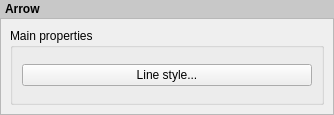
<?xml version="1.0" encoding="UTF-8"?>
<ui version="4.0">
 <class>QgsComposerPolylineWidgetBase</class>
 <widget class="QWidget" name="QgsComposerPolylineWidgetBase">
  <property name="geometry">
   <rect>
    <x>0</x>
    <y>0</y>
    <width>334</width>
    <height>115</height>
   </rect>
  </property>
  <property name="windowTitle">
   <string>Form</string>
  </property>
  <layout class="QVBoxLayout" name="verticalLayout">
   <property name="spacing">
    <number>0</number>
   </property>
   <property name="margin">
    <number>0</number>
   </property>
   <item>
    <widget class="QLabel" name="label_3">
     <property name="sizePolicy">
      <sizepolicy hsizetype="Preferred" vsizetype="Maximum">
       <horstretch>0</horstretch>
       <verstretch>0</verstretch>
      </sizepolicy>
     </property>
     <property name="styleSheet">
      <string notr="true">padding: 2px; font-weight: bold; background-color: rgb(200, 200, 200);</string>
     </property>
     <property name="text">
      <string>Arrow</string>
     </property>
    </widget>
   </item>
   <item>
    <widget class="QScrollArea" name="scrollArea">
     <property name="widgetResizable">
      <bool>true</bool>
     </property>
     <widget class="QWidget" name="scrollAreaWidgetContents">
      <property name="geometry">
       <rect>
        <x>0</x>
        <y>0</y>
        <width>330</width>
        <height>93</height>
       </rect>
      </property>
      <layout class="QVBoxLayout" name="mainLayout">
       <item>
        <widget class="QgsCollapsibleGroupBoxBasic" name="groupBox">
         <property name="focusPolicy">
          <enum>Qt::StrongFocus</enum>
         </property>
         <property name="title">
          <string>Main properties</string>
         </property>
         <property name="syncGroup" stdset="0">
          <string notr="true">composeritem</string>
         </property>
         <property name="collapsed" stdset="0">
          <bool>false</bool>
         </property>
         <layout class="QVBoxLayout" name="verticalLayout_2">
          <item>
           <widget class="QPushButton" name="mLineStyleButton">
            <property name="text">
             <string>Line style...</string>
            </property>
           </widget>
          </item>
         </layout>
        </widget>
       </item>
      </layout>
     </widget>
    </widget>
   </item>
  </layout>
 </widget>
 <customwidgets>
  <customwidget>
   <class>QgsCollapsibleGroupBoxBasic</class>
   <extends>QGroupBox</extends>
   <header location="global">qgscollapsiblegroupbox.h</header>
   <container>1</container>
  </customwidget>
 </customwidgets>
 <tabstops>
  <tabstop>scrollArea</tabstop>
  <tabstop>groupBox</tabstop>
  <tabstop>mLineStyleButton</tabstop>
 </tabstops>
 <resources/>
 <connections/>
</ui>
